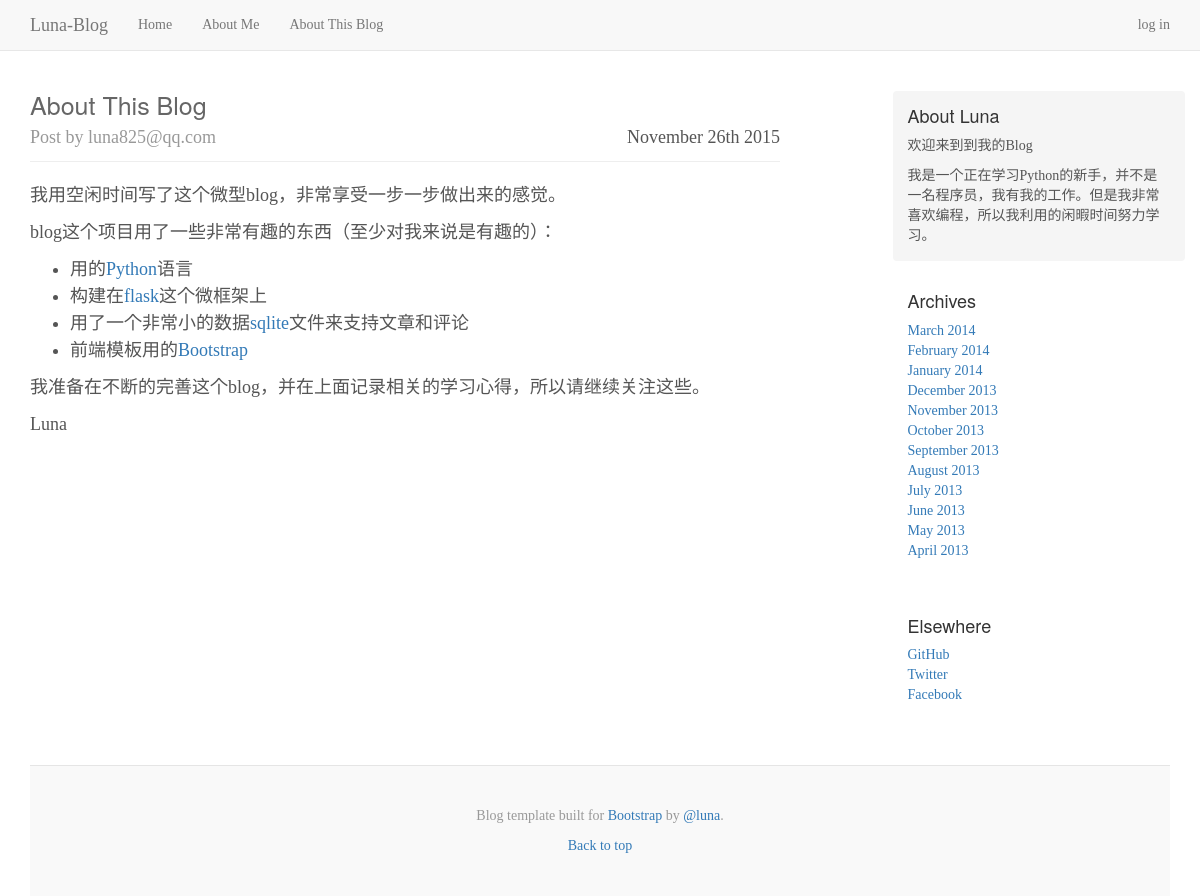
The page /post/5 on the database its author committed.
### app/models.py (models this page shows, shortened)
class Post(db.Model):
	__tablename__ = 'posts'
	id = db.Column(db.Integer,primary_key=True)
	title=db.Column(db.String(128),index=True)
	body = db.Column(db.Text)
	body_html = db.Column(db.Text)
	timestamp = db.Column(db.DateTime,index = True,default=datetime.utcnow)
	author_id = db.Column(db.Integer,db.ForeignKey('administors.id'))

class Administor(db.Model,UserMixin):
	__tablename__ = 'administors'
	id = db.Column(db.Integer,primary_key=True)
	email = db.Column(db.String(64),unique=True,index=True)
	password_hash = db.Column(db.String(128))
	name = db.Column(db.String(64))
	location = db.Column(db.String(64))
	about_me = db.Column(db.Text())
	posts = db.relationship('Post',backref='author',lazy='dynamic')
	@property
	def password(self):
		raise AttributeError('不能读取密码！')

### app/main/views.py (the view)
@main.route('/post/<int:id>')
def post(id):
	post = Post.query.get_or_404(id)
	return render_template('post.html',posts=[post])

### app/templates/post.html
{% extends "base.html" %}
{% block page_content %}
<div class="col-sm-8 blog-main">
{% include "_posts.html" %}
</div>
{% endblock %}

### app/templates/_posts.html
{% for post in posts %}
<div class="blog-post">
	<div class="blog-head">
    <h2 class="blog-post-title"><a href="{{url_for('main.post',id=post.id)}}">{{post.title.replace('-',' ') | title }}</a></h2>
    <p class="blog-post-date">{{ moment(post.timestamp).format('MMMM Do YYYY')}}</p>
     <p class="blog-post-meta"> Post by {{post.author.email}}</p>
     </div>
    {% if digest %}
		{% if post.body_html %}
		{{post.body_html[:200] | striptags }}
		{% else %}
		{{ post.body[:200]}}
		{% endif %}
	<div class="blog-read-all"><a href="{{url_for('main.post',id=post.id)}}">阅读全文</a></div>
	{% else %}
		{% if post.body_html %}
		{{post.body_html | safe }}
		{% else %}
		{{ post.body}}
		{% endif %}
	{% endif %}
</div>
{% endfor %}

### app/static/blog.css (style rules this page uses)
body { font-family: Georgia, "Times New Roman", Times, serif; color: #555; }
h1, .h1, h2, .h2, h3, .h3, h4, .h4, h5, .h5, h6, .h6 { margin-top: 0; font-family: "Helvetica Neue", Helvetica, Arial, sans-serif; font-weight: normal; color: #333; }
.blog-main { font-size: 18px; line-height: 1.5; }
.blog-head { border-bottom: 1px solid #eee; margin-bottom: 20px; }
.blog-post { margin-bottom: 60px; }
.blog-post-title { margin-bottom: 5px; font-size: 25px; }
.blog-post-title a { color: #666; }
.blog-post-meta { margin-bottom: 10px; color: #999; }
.blog-post-date { float: right; }

### rows shown on the page
Post: title.replace "About This Blog", timestamp "November 26th 2015", author.email "luna825@qq.com", body_html "我用空闲时间写了这个微型blog，非常享受一步一步做出来的感觉。 blog这个项目用了一些非常有趣的东西（至少对我来说是有趣的）： 用的 Python 语言 构建在 flask 这个微框架上 用了一个非常小的数据 sqlite 文件来支持文章和评论 前端模板用的 Bootstrap 我准备在不断的完善这个blog，并在上面记录相关的学习心得，所以请继续关注这些。 Luna"
